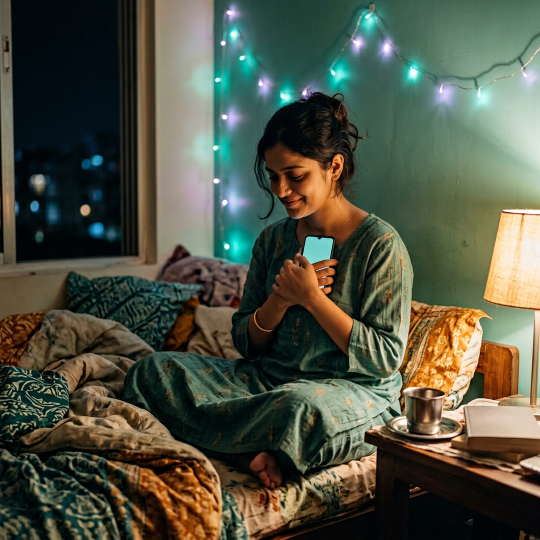
#> input picture maya-content/week-01/day-01/images/post1-spotlight-base.png, 1080 x 1080 px (shown at 1/2 size); its folder holds only this picture in this run
$ python day01.py
#> lines starting #> are read from the running program, lines starting #| are printed output that depends on the picture
### scripts/maya_render/lib.py
"""Shared drawing helpers for MAYA post rendering (Pillow only, no Canva needed)."""
from __future__ import annotations
import os
from PIL import Image, ImageDraw, ImageFont, ImageFilter

ROOT = os.path.abspath(os.path.join(os.path.dirname(__file__), "..", ".."))
FONTS = os.path.join(ROOT, "brand", "fonts")
BRAND = os.path.join(ROOT, "brand")

# ---- brand tokens -------------------------------------------------------------
TEAL = (13, 148, 136)
TEAL_L = (94, 234, 212)
GREEN = (16, 185, 129)
PURPLE = (124, 58, 237)
PURPLE_L = (196, 181, 253)
NAVY = (15, 23, 42)
MINT = (240, 253, 244)
TEXT = (30, 41, 59)
TEXT2 = (51, 65, 85)
LIGHT = (226, 232, 240)
MUTED = (148, 163, 184)
YELLOW = (252, 211, 77)
BLUE = (96, 165, 250)
WHITE = (255, 255, 255)
SLATE = (51, 65, 85)


def hex2rgb(h: str):
    h = h.lstrip("#")
    return tuple(int(h[i:i + 2], 16) for i in (0, 2, 4))


# ---- fonts --------------------------------------------------------------------
_cache = {}


# [33 lines left out: functions poppins, inter, wrap, not called in this run]


def line_height(font, mult=1.3) -> int:
    asc, desc = font.getmetrics()
    return int((asc + desc) * mult)


# [61 lines left out: functions par, rich, not called in this run]


def text_size(text, font):
    b = font.getbbox(text)
    return b[2] - b[0], b[3] - b[1]


# [48 lines left out: functions glow_text, pill, chip, panel, not called in this run]


def gradient(img, y0, y1, color=NAVY, a0=0, a1=200):
    """Vertical gradient overlay from alpha a0 at y0 to a1 at y1 (full width)."""
    W, H = img.size
    strip = Image.new("RGBA", (1, max(1, y1 - y0)), (0, 0, 0, 0))
    px = strip.load()
    for i in range(y1 - y0):
        t = i / max(1, (y1 - y0 - 1))
        px[0, i] = (*color, int(a0 + (a1 - a0) * t))
    strip = strip.resize((W, y1 - y0))
    layer = Image.new("RGBA", img.size, (0, 0, 0, 0))
    layer.paste(strip, (0, y0))
    img.alpha_composite(layer)


def circle_num(draw, cx, cy, r, num, font, bg=PURPLE, fg=WHITE):
    draw.ellipse((cx - r, cy - r, cx + r, cy + r), fill=bg)
    draw.text((cx, cy + 1), str(num), font=font, fill=fg, anchor="mm")


# ---- brand furniture ----------------------------------------------------------
_logos = {}


def logo(kind="emblem", size=80) -> Image.Image:
    fn = {"emblem": "manasyn-logo-emblem-transparent.png",
          "card": "manasyn-logo-lockup-whitecard.png",
          "lockup": "manasyn-logo-lockup-transparent.png"}[kind]
    key = (kind, size)
    if key not in _logos:
        im = Image.open(os.path.join(BRAND, fn)).convert("RGBA")
        _logos[key] = im.resize((size, size), Image.LANCZOS)
    return _logos[key]


def place_logo(img, kind="emblem", size=80, xy=(32, 32), card=False):
    """card=True seats the emblem on a white rounded card (use on photos / very dark art)."""
    if card:
        pad = int(size * 0.1)
        layer = Image.new("RGBA", img.size, (0, 0, 0, 0))
        ImageDraw.Draw(layer).rounded_rectangle((xy[0], xy[1], xy[0] + size + 2 * pad, xy[1] + size + 2 * pad),
                                                radius=int(size * 0.24), fill=(255, 255, 255, 235))
        img.alpha_composite(layer)
        img.alpha_composite(logo(kind, size), (xy[0] + pad, xy[1] + pad))
    else:
        img.alpha_composite(logo(kind, size), xy)


# [43 lines left out: functions watermark, progress, page_dots, fit_square, save, not called in this run]

### scripts/maya_render/day01.py
"""Render all final, ready-to-post images for Week 1 · Day 1.
Usage:  python3 scripts/maya_render/day01.py [post1|post2|post3|all]
"""
from __future__ import annotations
import os, sys
from PIL import Image, ImageDraw
sys.path.insert(0, os.path.dirname(__file__))
from lib import *  # noqa

DAY = os.path.join(ROOT, "maya-content", "week-01", "day-01")
SRC = os.path.join(DAY, "images")
OUT = os.path.join(DAY, "final")


def base(name) -> Image.Image:
    return Image.open(os.path.join(SRC, name)).convert("RGBA")


# =====================================================================================
# POST 1 — Manasyn Spotlight (photo + overlay)
# =====================================================================================
P1_HEAD = "Raat ke 1 baje\nkisse baat karein?"
P1_SUB = "Manasyn ka AI Companion — ek guided check-in, aapki bhasha mein."
P1_LANG = "English · Hindi · Maithili · Bhojpuri · Hinglish"
P1_MICRO = "Free during private beta  ·  manasyn.app"


def p1_header(img, badge_size=17):
    d = ImageDraw.Draw(img)
    place_logo(img, "emblem", 76, (32, 32), card=True)
    pill(d, (img.size[0] - 32, 46), "Manasyn Feature", inter(badge_size, 600), TEAL, star=True)


def p1_square():
    img = base("post1-spotlight-base.png")  # 1080x1080
    gradient(img, 520, 1080, NAVY, 0, 235)
    p1_header(img)
    y = glow_text(img, (56, 730), P1_HEAD, poppins(60, "Bold"), WHITE, 900, 1.08)
    d = ImageDraw.Draw(img)
    y = par(d, (56, y + 14), P1_SUB, inter(22, 400), LIGHT, 760, 1.3)
    y = par(d, (56, y + 6), P1_LANG, inter(19, 500), TEAL_L, 760, 1.3)
    par(d, (56, y + 12), P1_MICRO, inter(16, 600), GREEN, 760)
    watermark(img, dark=True)
    return img


# [52 lines left out: functions p1_portrait, p1_story, p1_pin, not called in this run]


# =====================================================================================
# POST 2 — Wellbeing Wisdom (infographic, parametric layout)
# =====================================================================================
TIPS = [
    ("10 min subah ki roshni", "Balcony, chhat ya walk — body clock set ho jaati hai."),
    ("Uthne ka time fix", "Sunday bhi. Sone ka nahi — uthne ka."),
    ("Chai / coffee cutoff 3–4 PM", "Caffeine 6 ghante baad bhi neend todti hai. (Drake et al., 2013)"),
    ("20-minute rule", "Neend nahi aayi? Utho, dim light, wapas jab aankhein bhaari hon."),
    ("Brain-dump list", "Kal ka to-do likh do — dimaag ko chhutti. (Scullin et al., 2018)"),
]


# [53 lines left out: function p2_layout, not called in this run]


def p2_square():
    return p2_layout(1080, 1080, 42, 20, 16, 18)


def p2_portrait():
    return p2_layout(1080, 1350, 46, 23, 18, 20)


def p2_pin():
    return p2_layout(1000, 1500, 46, 23, 18, 20, kicker="5 SCIENCE-BACKED SLEEP HABITS FOR BETTER MENTAL HEALTH")


# [14 lines left out: function p2_story, not called in this run]


# =====================================================================================
# POST 3 — Psych Notes carousel (8 slides)
# =====================================================================================
N = 8


# [7 lines left out: function slide_frame, not called in this run]


def heading(d, xy, text, size=44, width=960, color=WHITE):
    return par(d, xy, text, poppins(size, "Bold"), color, width, 1.1)


def body(d, xy, text, width, size=22, color=LIGHT, mult=1.38):
    return par(d, xy, text, inter(size, 400), color, width, mult)


# [229 lines left out: functions keyterm, finish, s1, s2, s3, s4 and 8 more, not called in this run]


# =====================================================================================
def run(which="all"):
#> called with which = 'all'
    jobs = {
        "post1": [("post1/post1-square-1080x1080.jpg", p1_square), ("post1/post1-portrait-1080x1350.jpg", p1_portrait),
                  ("post1/post1-story-1080x1920.jpg", p1_story), ("post1/post1-pinterest-1000x1500.jpg", p1_pin)],
        "post2": [("post2/post2-square-1080x1080.jpg", p2_square), ("post2/post2-portrait-1080x1350.jpg", p2_portrait),
                  ("post2/post2-story-1080x1920.jpg", p2_story), ("post2/post2-pinterest-1000x1500.jpg", p2_pin)],
        "post3": [(f"post3/post3-slide-{i:02d}.jpg", fn) for i, fn in enumerate([s1, s2, s3, s4, s5, s6, s7, s8], 1)]
                 + [("post3/post3-pinterest-1000x1500.jpg", p3_pin), ("post3/post3-story-1080x1920.jpg", p3_story)],
    }
    keys = jobs.keys() if which == "all" else [which]
    for k in keys:
        for rel, fn in jobs[k]:
            p = save(fn(), os.path.join(OUT, rel))
            print("wrote", os.path.relpath(p, ROOT))
#> this loop made 1 pass
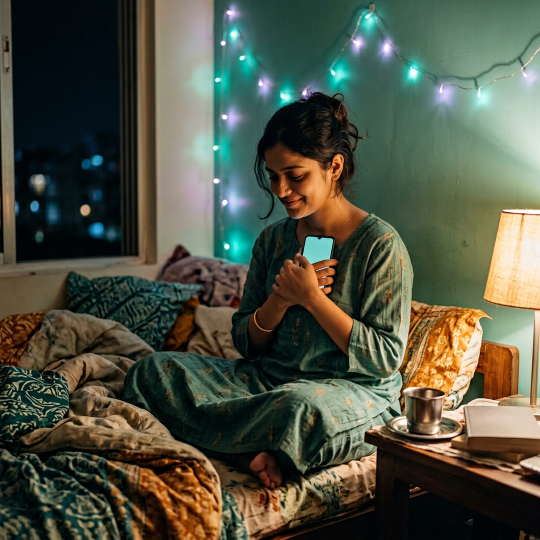
#> input picture maya-content/week-01/day-01/images/post1-spotlight-base.png, 1080 x 1080 px (shown at 1/2 size)
#> pass 1, in gradient, `strip = strip.resize((W, y1 - y0))`:
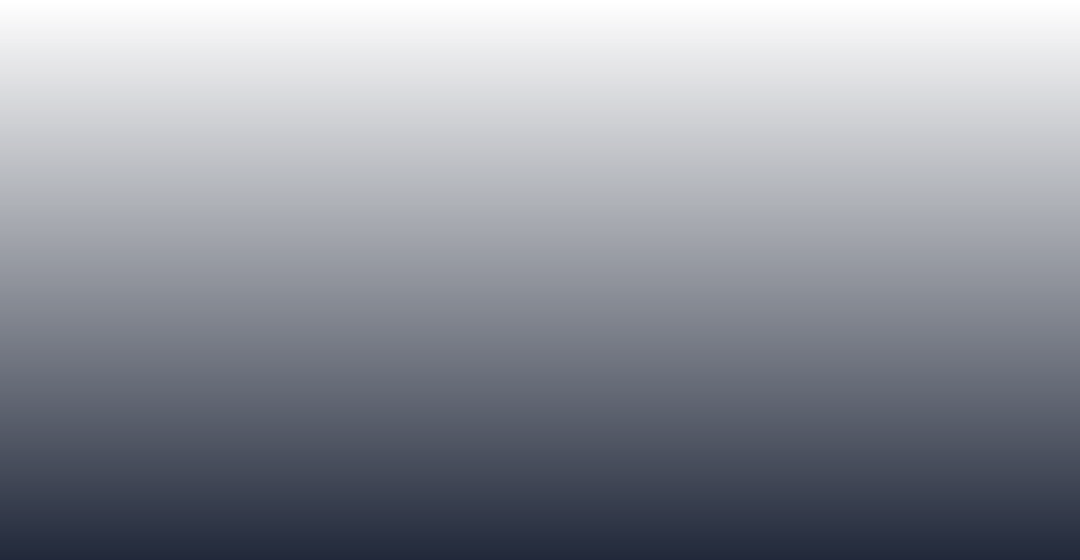
#> strip: PIL image 1080x560 RGBA; mean R, G, B, A 14.1, 22.1, 40.8, 117; transparent parts drawn white
    if which in ("all", "post3"):
        pages = [Image.open(os.path.join(OUT, f"post3/post3-slide-{i:02d}.jpg")).convert("RGB") for i in range(1, 9)]
        pdf = os.path.join(OUT, "post3/post3-carousel-linkedin.pdf")
        pages[0].save(pdf, save_all=True, append_images=pages[1:], resolution=150)
        print("wrote", os.path.relpath(pdf, ROOT))


if __name__ == "__main__":
#> (the run stopped early here; a loop or call above may not have finished)
